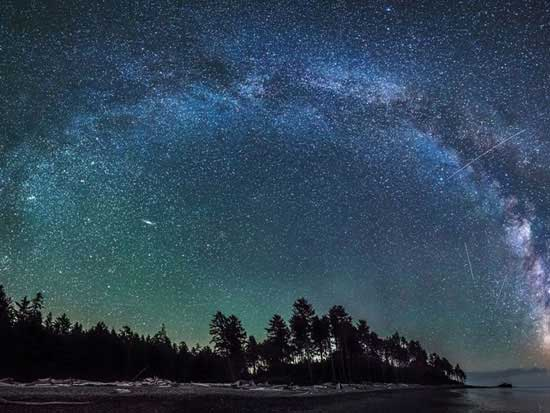
%> input picture ax.jpg, 550 x 413 px
$ octave 8.m   (GNU Octave 9; MATLAB toolbox functions it lacks are replaced by stand-ins)
%> lines starting %> are read from the running program, lines starting %| are printed output that depends on the picture
clc
close all
clear all

img = imread('ax.jpg');
%> img is the input picture: size 413x550x3 uint8; mean R, G, B 48.1, 69.1, 86.9
j = rgb2gray(img);
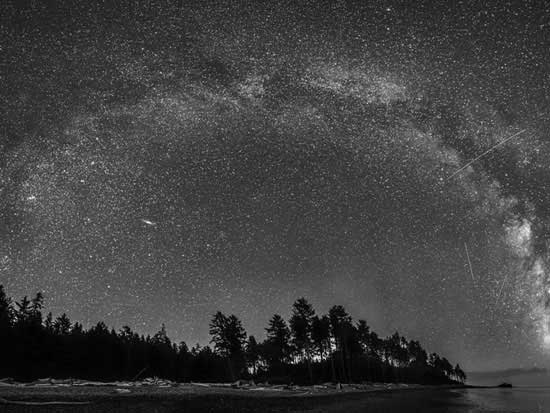
%> j: size 413x550 uint8; min 0, max 245, mean 64.8
kernel = [-1 -1 -1;-1 8 -1;-1 -1 -1];
filteredImage = imfilter(j, kernel, 'same');
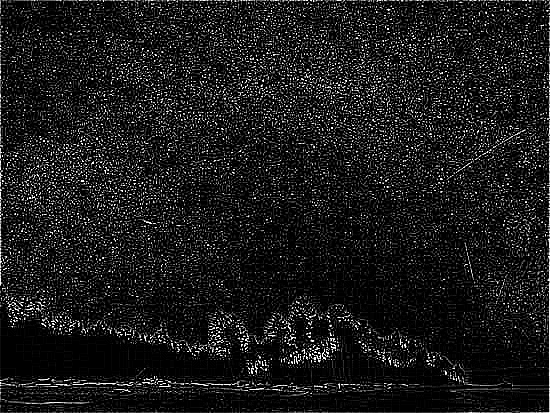
%> filteredImage: size 413x550 uint8; min 0, max 255, mean 27.3
imshow(filteredImage)
